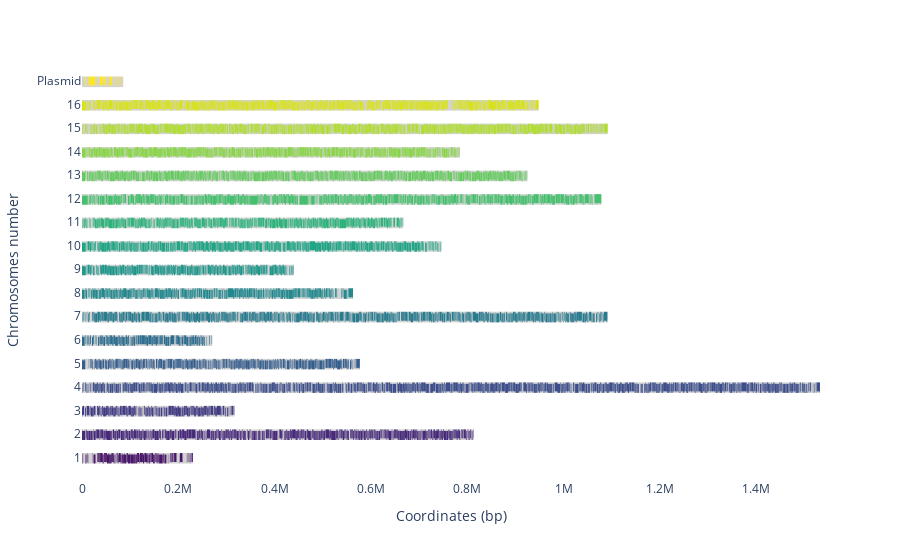

Notebook cell for this chart:
### Markdown cell above
## Applications

### Code cell
%%time

chrom_sense = get_locus_info("../SCERE.db",
                             """Primary_SGDID, count(SGDID), Start_coordinate, Stop_coordinate, Chromosome, Feature_type""",
                            "gene_literature, SGD_features",
                             """AND (Strand == 'W') AND (SGDID == Primary_SGDID) """, """ GROUP BY SGDID """,
                             """ Start_coordinate"""
                            )[0]

#display(chrom_sense)
chrom_sense = format_coordinates(chrom_sense, list(range(0,108,6)))
#display(chrom_sense)

chrom_antisense = get_locus_info("../SCERE.db",
                                 """Primary_SGDID, count(SGDID), Start_coordinate, Stop_coordinate, Chromosome, Feature_type""",
                                 "gene_literature, SGD_features",
                                 """AND (Strand == 'C') AND (SGDID == Primary_SGDID) """, """ GROUP BY SGDID """,
                                 """ Start_coordinate"""
                                )[1]

chrom_antisense = format_coordinates(chrom_antisense, list(i - 0.4 for i in range(0,108,6)))

whole_genome = chrom_sense.append(chrom_antisense)
display(whole_genome)

genome_drawing(whole_genome, "continuous", "Chromosome", "null", "null")

### Figure 1 — Plotly figure (JSON) as saved in the notebook; plotly's stock layout.template omitted (floating-point values rounded to 4 significant figures; data arrays with more than 128 entries replaced by an {"elided": "..."} marker saying what was removed)
{"data": [{"hovertemplate": "Start_coordinate=%{x}<br>Stop_coordinate=%{y}<extra></extra>", "legendgroup": "", "line": {"color": "lightgrey", "dash": "solid", "width": 9}, "mode": "lines", "name": "", "showlegend": false, "type": "scattergl", "x": {"elided": "136 mixed values"}, "xaxis": "x", "y": {"elided": "136 mixed values"}, "yaxis": "y"}, {"hovertemplate": "Start_coordinate=%{x}<br>Stop_coordinate=%{y}<extra></extra>", "legendgroup": "", "line": {"color": "rgb(0.281924, 0.089666, 0.412415)", "dash": "solid", "width": 9}, "mode": "lines", "name": "", "showlegend": false, "type": "scattergl", "x": {"elided": "429 mixed values"}, "xaxis": "x", "y": {"elided": "429 float values"}, "yaxis": "y"}, {"hovertemplate": "Start_coordinate=%{x}<br>Stop_coordinate=%{y}<extra></extra>", "legendgroup": "", "line": {"color": "rgb(0.280255, 0.165693, 0.476498)", "dash": "solid", "width": 9}, "mode": "lines", "name": "", "showlegend": false, "type": "scattergl", "x": {"elided": "1539 mixed values"}, "xaxis": "x", "y": {"elided": "1539 float values"}, "yaxis": "y"}, {"hovertemplate": "Start_coordinate=%{x}<br>Stop_coordinate=%{y}<extra></extra>", "legendgroup": "", "line": {"color": "rgb(0.263663, 0.237631, 0.518762)", "dash": "solid", "width": 9}, "mode": "lines", "name": "", "showlegend": false, "type": "scattergl", "x": {"elided": "708 mixed values"}, "xaxis": "x", "y": {"elided": "708 float values"}, "yaxis": "y"}, {"hovertemplate": "Start_coordinate=%{x}<br>Stop_coordinate=%{y}<extra></extra>", "legendgroup": "", "line": {"color": "rgb(0.237441, 0.305202, 0.541921)", "dash": "solid", "width": 9}, "mode": "lines", "name": "", "showlegend": false, "type": "scattergl", "x": {"elided": "2826 mixed values"}, "xaxis": "x", "y": {"elided": "2826 float values"}, "yaxis": "y"}, {"hovertemplate": "Start_coordinate=%{x}<br>Stop_coordinate=%{y}<extra></extra>", "legendgroup": "", "line": {"color": "rgb(0.208623, 0.367752, 0.552675)", "dash": "solid", "width": 9}, "mode": "lines", "name": "", "showlegend": false, "type": "scattergl", "x": {"elided": "1200 mixed values"}, "xaxis": "x", "y": {"elided": "1200 float values"}, "yaxis": "y"}, {"hovertemplate": "Start_coordinate=%{x}<br>Stop_coordinate=%{y}<extra></extra>", "legendgroup": "", "line": {"color": "rgb(0.182256, 0.426184, 0.55712)", "dash": "solid", "width": 9}, "mode": "lines", "name": "", "showlegend": false, "type": "scattergl", "x": {"elided": "531 mixed values"}, "xaxis": "x", "y": {"elided": "531 float values"}, "yaxis": "y"}, {"hovertemplate": "Start_coordinate=%{x}<br>Stop_coordinate=%{y}<extra></extra>", "legendgroup": "", "line": {"color": "rgb(0.159194, 0.482237, 0.558073)", "dash": "solid", "width": 9}, "mode": "lines", "name": "", "showlegend": false, "type": "scattergl", "x": {"elided": "2097 mixed values"}, "xaxis": "x", "y": {"elided": "2097 float values"}, "yaxis": "y"}, {"hovertemplate": "Start_coordinate=%{x}<br>Stop_coordinate=%{y}<extra></extra>", "legendgroup": "", "line": {"color": "rgb(0.13777, 0.537492, 0.554906)", "dash": "solid", "width": 9}, "mode": "lines", "name": "", "showlegend": false, "type": "scattergl", "x": {"elided": "1134 mixed values"}, "xaxis": "x", "y": {"elided": "1134 float values"}, "yaxis": "y"}, {"hovertemplate": "Start_coordinate=%{x}<br>Stop_coordinate=%{y}<extra></extra>", "legendgroup": "", "line": {"color": "rgb(0.121148, 0.592739, 0.544641)", "dash": "solid", "width": 9}, "mode": "lines", "name": "", "showlegend": false, "type": "scattergl", "x": {"elided": "843 mixed values"}, "xaxis": "x", "y": {"elided": "843 float values"}, "yaxis": "y"}, {"hovertemplate": "Start_coordinate=%{x}<br>Stop_coordinate=%{y}<extra></extra>", "legendgroup": "", "line": {"color": "rgb(0.128087, 0.647749, 0.523491)", "dash": "solid", "width": 9}, "mode": "lines", "name": "", "showlegend": false, "type": "scattergl", "x": {"elided": "1416 mixed values"}, "xaxis": "x", "y": {"elided": "1416 float values"}, "yaxis": "y"}, {"hovertemplate": "Start_coordinate=%{x}<br>Stop_coordinate=%{y}<extra></extra>", "legendgroup": "", "line": {"color": "rgb(0.180653, 0.701402, 0.488189)", "dash": "solid", "width": 9}, "mode": "lines", "name": "", "showlegend": false, "type": "scattergl", "x": {"elided": "1176 mixed values"}, "xaxis": "x", "y": {"elided": "1176 float values"}, "yaxis": "y"}, {"hovertemplate": "Start_coordinate=%{x}<br>Stop_coordinate=%{y}<extra></extra>", "legendgroup": "", "line": {"color": "rgb(0.274149, 0.751988, 0.436601)", "dash": "solid", "width": 9}, "mode": "lines", "name": "", "showlegend": false, "type": "scattergl", "x": {"elided": "2085 mixed values"}, "xaxis": "x", "y": {"elided": "2085 float values"}, "yaxis": "y"}, {"hovertemplate": "Start_coordinate=%{x}<br>Stop_coordinate=%{y}<extra></extra>", "legendgroup": "", "line": {"color": "rgb(0.395174, 0.797475, 0.367757)", "dash": "solid", "width": 9}, "mode": "lines", "name": "", "showlegend": false, "type": "scattergl", "x": {"elided": "1767 mixed values"}, "xaxis": "x", "y": {"elided": "1767 float values"}, "yaxis": "y"}, {"hovertemplate": "Start_coordinate=%{x}<br>Stop_coordinate=%{y}<extra></extra>", "legendgroup": "", "line": {"color": "rgb(0.535621, 0.835785, 0.281908)", "dash": "solid", "width": 9}, "mode": "lines", "name": "", "showlegend": false, "type": "scattergl", "x": {"elided": "1464 mixed values"}, "xaxis": "x", "y": {"elided": "1464 float values"}, "yaxis": "y"}, {"hovertemplate": "Start_coordinate=%{x}<br>Stop_coordinate=%{y}<extra></extra>", "legendgroup": "", "line": {"color": "rgb(0.688944, 0.865448, 0.182725)", "dash": "solid", "width": 9}, "mode": "lines", "name": "", "showlegend": false, "type": "scattergl", "x": {"elided": "2058 mixed values"}, "xaxis": "x", "y": {"elided": "2058 float values"}, "yaxis": "y"}, {"hovertemplate": "Start_coordinate=%{x}<br>Stop_coordinate=%{y}<extra></extra>", "legendgroup": "", "line": {"color": "rgb(0.845561, 0.887322, 0.099702)", "dash": "solid", "width": 9}, "mode": "lines", "name": "", "showlegend": false, "type": "scattergl", "x": {"elided": "1767 mixed values"}, "xaxis": "x", "y": {"elided": "1767 float values"}, "yaxis": "y"}, {"hovertemplate": "Start_coordinate=%{x}<br>Stop_coordinate=%{y}<extra></extra>", "legendgroup": "", "line": {"color": "rgb(0.993248, 0.906157, 0.143936)", "dash": "solid", "width": 9}, "mode": "lines", "name": "", "showlegend": false, "type": "scattergl", "x": {"elided": "189 mixed values"}, "xaxis": "x", "y": {"elided": "189 float values"}, "yaxis": "y"}], "layout": {"legend": {"tracegroupgap": 0}, "margin": {"t": 60}, "plot_bgcolor": "white", "showlegend": true, "xaxis": {"anchor": "y", "domain": [0, 1], "showgrid": false, "title": {"text": "Coordinates (bp)"}}, "yaxis": {"anchor": "x", "domain": [0, 1], "showgrid": false, "tickmode": "array", "ticktext": ["1", "2", "3", "4", "5", "6", "7", "8", "9", "10", "11", "12", "13", "14", "15", "16", "Plasmid"], "tickvals": [0, 6, 12, 18, 24, 30, 36, 42, 48, 54, 60, 66, 72, 78, 84, 90, 96], "title": {"text": "Chromosomes number"}}}}
